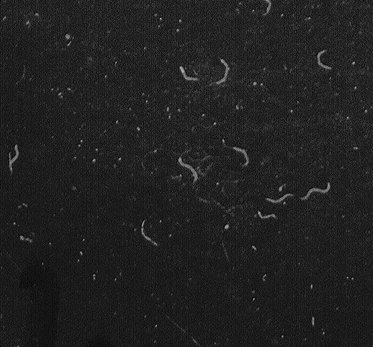
#> input picture 4/1.png, 373 x 347 px
$ python erosion.py
#> lines starting #> are read from the running program, lines starting #| are printed output that depends on the picture
import numpy as np
from scipy import ndimage
from skimage import io, util
import matplotlib.pyplot as plt


def main():
    image_path = '1.png'
    image = io.imread(image_path, as_gray = True)
#> image is the input picture: shape (347, 373) float64; min 0, max 0.702, mean 0.128
    print(image.shape)
#| (347, 373)
    print(image)
#> (printed output is left out)


    new_image = image.copy()
    mask = ndimage.generate_binary_structure(2,1)

    mask1 = np.zeros((3, 3), dtype=bool)
    mask1[2, 0:3] = True

    mask2 = np.zeros((3, 3), dtype=bool)
    mask2[0:3, 1] = True

    new_image = ndimage.grey_erosion(new_image, size = (3, 3), footprint = mask1)
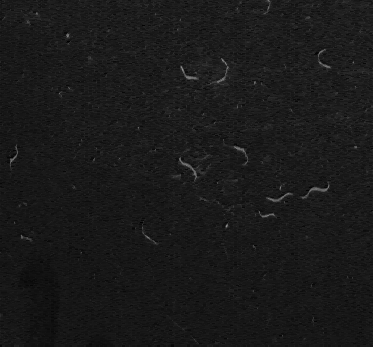
#> new_image: shape (347, 373) float64; min 0, max 0.58, mean 0.101
    new_image = ndimage.grey_dilation(new_image, size = (3, 3), footprint = mask1)


    new_image = ndimage.grey_erosion(new_image, size = (3, 3), footprint = mask2)
    new_image = ndimage.grey_dilation(new_image, size = (3, 3), footprint = mask2)


    new_image = (image + new_image) / 2

    new_image = ndimage.grey_erosion(new_image, size = (3, 3), footprint = mask)
    new_image = ndimage.grey_dilation(new_image, size = (3, 3), footprint = mask)


    new_image = ndimage.grey_dilation(new_image, size = (3, 3), footprint = mask)
    new_image = ndimage.grey_erosion(new_image, size = (3, 3), footprint = mask)


    new_image = util.img_as_ubyte(new_image)
    io.imsave("filtered.png",new_image)


if __name__ == "__main__":
    main()
